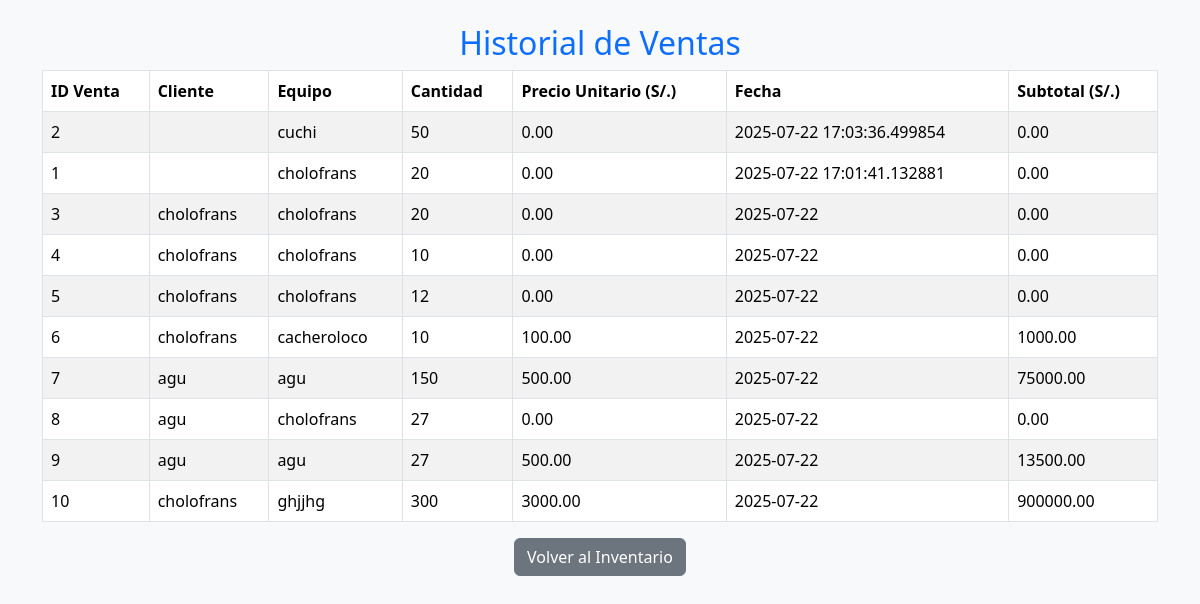
/historial_ventas (signed in), run on the app's committed database.
### tables this page shows
CREATE TABLE ventas (
                id INTEGER PRIMARY KEY AUTOINCREMENT,
                equipo_id INTEGER,
                cantidad INTEGER,
                fecha TEXT
            , cliente TEXT DEFAULT "");

CREATE TABLE equipos (
                id INTEGER PRIMARY KEY AUTOINCREMENT,
                nombre TEXT NOT NULL,
                marca TEXT,
                modelo TEXT,
                estado TEXT,
                fecha_compra TEXT,
                fecha_mantenimiento TEXT,
                ubicacion TEXT,
                cantidad INTEGER,
                foto TEXT,
                observaciones TEXT
            , precio REAL DEFAULT 0);

### app.py (the view)
@app.route('/historial_ventas')
def historial_ventas():
    if not session.get('logged_in') or session.get('rol') != 'admin':
        return redirect(url_for('login'))
    with sqlite3.connect(DB_NAME) as conn:
        ventas = conn.execute('''
            SELECT v.id, v.cliente, v.cantidad, v.fecha, e.nombre, e.precio
            FROM ventas v
            JOIN equipos e ON v.equipo_id = e.id
            ORDER BY v.fecha DESC
        ''').fetchall()
    return render_template('historial_ventas.html', ventas=ventas)

### templates/historial_ventas.html (shortened to what this page needs)
<!DOCTYPE html>
<html lang="es">
<head>
    <link href="https://cdn.jsdelivr.net/npm/bootstrap@5.3.2/dist/css/bootstrap.min.css" rel="stylesheet" />
</head>
<body class="bg-light">
<div class="container mt-4">
    <h2 class="text-center text-primary">Historial de Ventas</h2>
    <table class="table table-bordered table-striped bg-white">
        <thead>
            <tr>
                <th>ID Venta</th>
                <th>Cliente</th>
                <th>Equipo</th>
                <th>Cantidad</th>
                <th>Precio Unitario (S/.)</th>
                <th>Fecha</th>
                <th>Subtotal (S/.)</th>
            </tr>
        </thead>
        <tbody>
            {% for v in ventas %}
            <tr>
                <td>{{ v[0] }}</td>
                <td>{{ v[1] }}</td>
                <td>{{ v[4] }}</td>
                <td>{{ v[2] }}</td>
                <td>{{ '%.2f'|format(v[5]) }}</td>
                <td>{{ v[3] }}</td>
                <td>{{ '%.2f'|format(v[2]*v[5]) }}</td>
            </tr>
            {% endfor %}
        </tbody>
    </table>
    <div class="text-center mt-3">
        <a href="/index" class="btn btn-secondary">Volver al Inventario</a>
    </div>
</div>
</body>
</html>

### data on the page
ventas: id "2", nombre "cuchi", cantidad "50", fecha "2025-07-22 17:03:36.499854", v[2]*v[5] "0.00"
equipos: precio "0.00"
ventas: id "1", nombre "cholofrans", cantidad "20", fecha "2025-07-22 17:01:41.132881", v[2]*v[5] "0.00"
equipos: precio "0.00"
ventas: id "3", cliente "cholofrans", nombre "cholofrans", cantidad "20", fecha "2025-07-22", v[2]*v[5] "0.00"
ventas: id "4", cliente "cholofrans", nombre "cholofrans", cantidad "10", fecha "2025-07-22", v[2]*v[5] "0.00"
ventas: id "5", cliente "cholofrans", nombre "cholofrans", cantidad "12", fecha "2025-07-22", v[2]*v[5] "0.00"
ventas: id "6", cliente "cholofrans", nombre "cacheroloco", cantidad "10", fecha "2025-07-22", v[2]*v[5] "1000.00"
equipos: precio "100.00"
ventas: id "7", cliente "agu", nombre "agu", cantidad "150", fecha "2025-07-22", v[2]*v[5] "75000.00"
equipos: precio "500.00"
ventas: id "8", cliente "agu", nombre "cholofrans", cantidad "27", fecha "2025-07-22", v[2]*v[5] "0.00"
ventas: id "9", cliente "agu", nombre "agu", cantidad "27", fecha "2025-07-22", v[2]*v[5] "13500.00"
ventas: id "10", cliente "cholofrans", nombre "ghjjhg", cantidad "300", fecha "2025-07-22", v[2]*v[5] "900000.00"
equipos: precio "3000.00"
